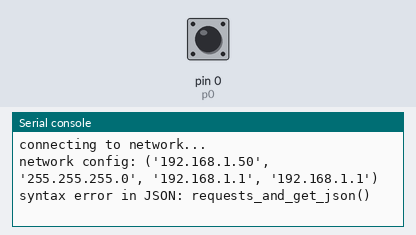
Bench run of a program on a simulated MicroPython board. On the bench: the last lines printed to the serial console. The test bench sets the inputs (shaded band); at power-on: pin 0 (p0) LOW. WiFi joins after 1.5 s; web requests get an empty 200 reply after 0.4 s.

Above: at 3.1 s.
3.2 s: pin 0 (p0) driven HIGH
At 4.1 s:
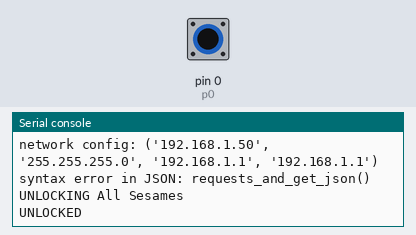
4.7 s: pin 0 (p0) pulsed LOW 2 times (0.12 s each, 0.3 s apart)
At 5.7 s:
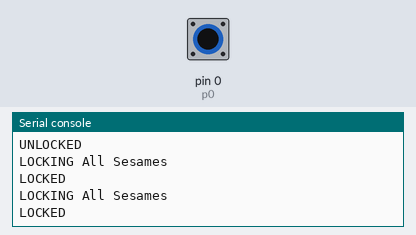

The program:

sesame.py
```python
# -*- coding: utf-8 -*-
import network
import urequests
import ujson
import utime
from machine import Pin

# Wi-Fiアクセス用のSSIDとパスワード
WIFI_SSID = 'XXXXXXXX'
WIFI_PASSWORD = 'XXXXXXXX'
# Sesame APIアクセス用のAPIキー
APIKEY = 'XXXXXXXX'

# 文字列定数の定義
API_COMMON = 'https://api.candyhouse.co/public'
HEADER_GET = {'Authorization': APIKEY}
HEADER_POST = {'Authorization': APIKEY,
               'Content-Type': 'application/json'}

# ボタン状態を表す定数
RELEASED = 0
SHORT_PUSHED = 1
LONG_PUSHED = 2

# WiFiアクセスポイントに接続する。
def do_connect():
    wlan = network.WLAN(network.STA_IF)
    wlan.active(True)
    if not wlan.isconnected():
        print('connecting to network...')
        wlan.connect(WIFI_SSID, WIFI_PASSWORD)
        while not wlan.isconnected():
            pass
    print('network config:', wlan.ifconfig())

# REST APIに要求を送信し、応答をJSON形式で返す。
def request_and_get_json(kind, url, headers=None, data=None):
    j = {}
    r = None
    try:
        # 指定されたURLに要求を送信し、応答をrに格納する。
        r = urequests.request(kind, url, headers=headers, data=data)
        # 応答をJSONデータに変換する。
        j = r.json()
    except Exception as e:
        print('{}: requests_and_get_json()'.format(e))
    finally:
        # 応答格納変数rは不要になったらすぐにcloseする。
        if r is not None:
            r.close()
    return j

# セサミの一覧を取得しリストで返す。
def get_sesames():
    return request_and_get_json(
        "GET", API_COMMON + '/sesames', headers=HEADER_GET)

# セサミの状態を取得する。
# 返値は'locked', 'unlocked', 'failed'のいずれか。
def get_sesame_status(sesame):
    j = request_and_get_json(
        "GET",
        (API_COMMON + '/sesame/{}').format(sesame['device_id']),
        headers=HEADER_GET)
    try:
        return 'locked' if j['locked'] else 'unlocked'
    except KeyError:
        # 'locked'というキーが無い場合
        return 'unknown'

# 指定されたセサミを解錠または施錠する。
# command引数で'lock'または'unlock'を指定する。
def do_sesame(sesame, command):
    post_data = ujson.dumps(dict(command=command))
    print('{} {}ing.'.format(sesame['nickname'], command), end='')
    # コマンドを送信する。
    # 応答結果としてタスクID(task_id)が得られる。
    j = request_and_get_json(
        "POST",
        (API_COMMON + '/sesame/{}').format(sesame['device_id']),
        headers=HEADER_POST,
        data=post_data)
    # タスクが完了状態(terminated)になるまで待つ。
    while True:
        j = request_and_get_json(
            "GET",
            (API_COMMON + '/action-result?task_id={}').format(j['task_id']),
            headers=HEADER_GET)
        print('.', end='')
        if 'status' in j and j['status'] == 'terminated':
            if j['successful']:
                print('{}ed'.format(command))
            else:
                print('failed')
            break
        # タスクが処理中なら1秒待つ。
        else:
            utime.sleep(1)

# セサミの状態一覧を表示する。
def dump_all_sesame_status(sesames):
    for s in sesames:
        status = get_sesame_status(s)
        print('{} {}'.format(s['nickname'], status))

# すべてのセサミを施錠する。
def lock_sesames(sesames):
    for s in sesames:
        status = get_sesame_status(s)
        print('{} {}'.format(s['nickname'], status))
        if status == 'unlocked':
            do_sesame(s, 'lock')

# すべてのセサミを解錠する。
def unlock_sesames(sesames):
    for s in sesames:
        status = get_sesame_status(s)
        print('{} {}'.format(s['nickname'], status))
        if status == 'locked':
            do_sesame(s, 'unlock')

# GPIOピンの割り込みハンドラ
def gpio_callback(p):
    global pushed_time
    global button_pushed

    # ピンの状態が0(ボタン押下)となった時刻を記録する。
    if p.value() == 0:
        pushed_time = utime.ticks_ms()
        return
    # ピンの状態が1(ボタンが離された)になった時刻との差が
    # 1秒未満かどうかで短押しか長押しかを判定する。
    else:
        released_time = utime.ticks_ms()
        if released_time - pushed_time < 1000:
            button_pushed = SHORT_PUSHED
        else:
            button_pushed = LONG_PUSHED

# メイン処理
if __name__ == "__main__":
    button_pushed = RELEASED
    pushed_time = 0
    p0 = Pin(0, Pin.IN)
    # GPIO0に割り込みハンドラを設定する。
    # ピン状態の立ち上がりと立ち下がりを検出する。
    p0.irq(
        trigger=Pin.IRQ_RISING|Pin.IRQ_FALLING,
        handler=gpio_callback)
    # Wi-Fiに接続
    do_connect()
    sesames = get_sesames()
    while True:
        try:
            # ボタン短押しなら施錠
            if button_pushed == SHORT_PUSHED:
                print('LOCKING All Sesames')
                lock_sesames(sesames)
                print('LOCKED')
                button_pushed = RELEASED
            # ボタン長押しなら解錠
            elif button_pushed == LONG_PUSHED:
                print('UNLOCKING All Sesames')
                unlock_sesames(sesames)
                print('UNLOCKED')
                button_pushed = RELEASED
            # ボタン押下判定を100msごとに実行する。
            utime.sleep_ms(100)
        except:
            # エラー発生時には何もしない。
            button_pushed = RELEASED
```

Measured:
- after the input at 3.2 s, the serial console: prints a new line at once (image 1)
- after the input at 4.7 s, the serial console: prints a new line after 0.21 s (image 2)
